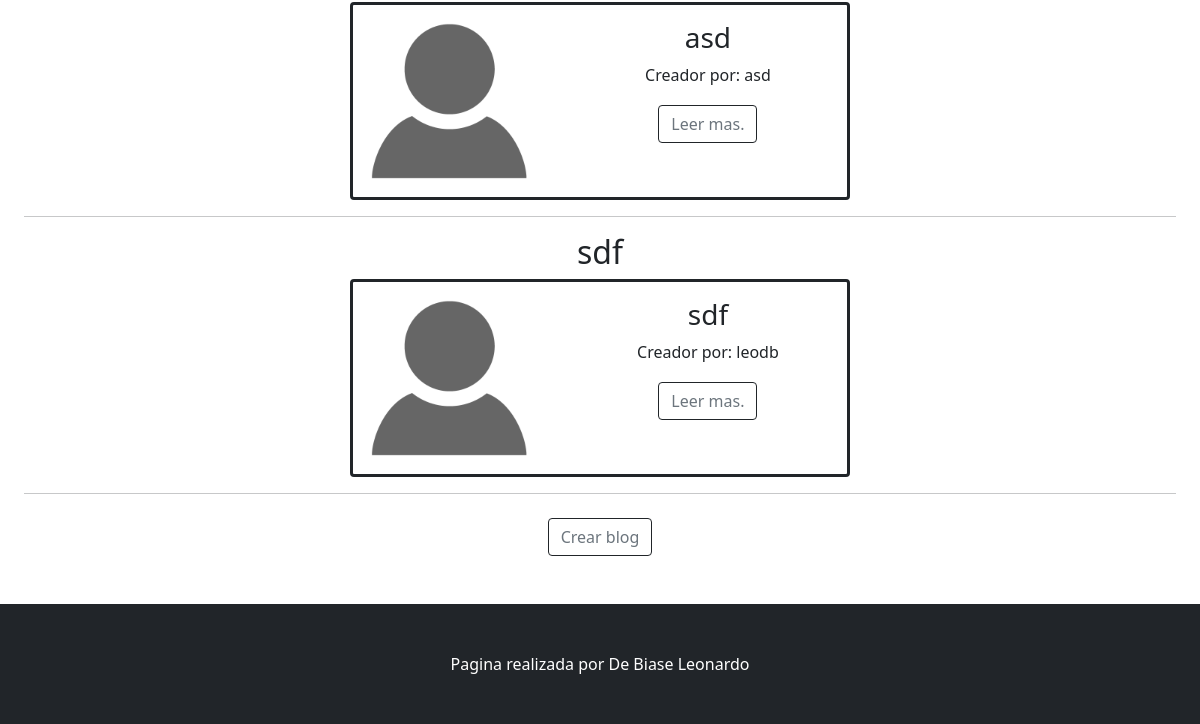
The app's page /blogs (lower part), older data.
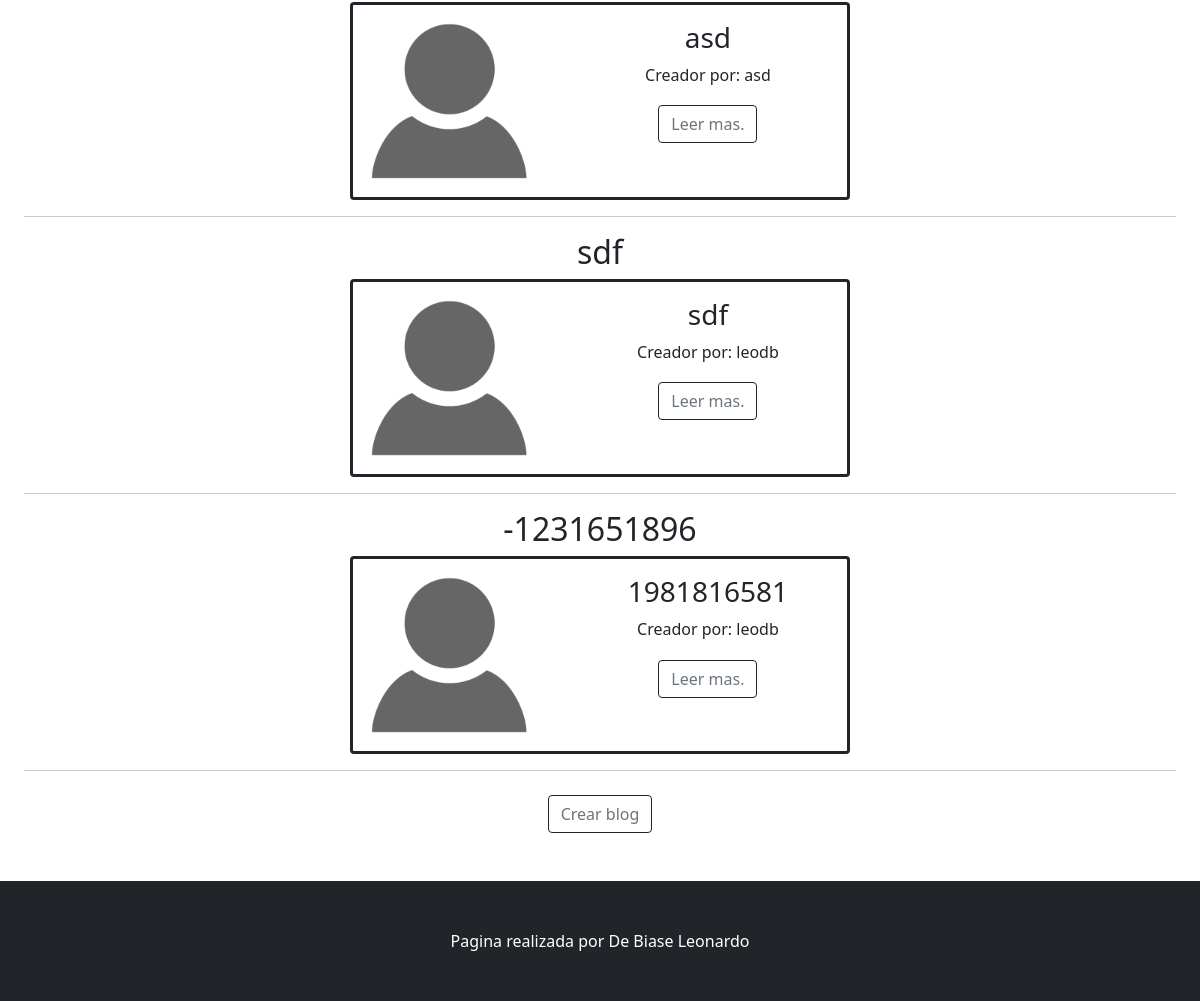
The same page, newer data.
### App/models.py (models this page shows, shortened)
class Blog(models.Model):
    titulo = models.CharField(max_length=40)
    creador = models.CharField(max_length=40,blank=True)
    contenido = RichTextField()
    creacion = models.DateField(auto_now=True)
    foto = models.ImageField(upload_to="avatars", null=True, blank = True)
    subtitulo = models.CharField(max_length=40)

### App/views.py (the view)
# urls.py: path("blogs", views.leerblogs, name="leerblogs"),
def leerblogs(request):
    avatares = Avatar.objects.filter(user_id=request.user.username)
    blogs = Blog.objects.all()
    if request.user.is_authenticated:
        if len(blogs) == 0:
            mensaje = "No hay blogs, disculpe las molestias. Para crear el primero ingrese al sigueinte link."
            return render(request, "App/noBLogs.html", {"mensaje": mensaje, "url": avatares[0].imagen.url})
        else:
            contexto = {"blogs":blogs, "url": avatares[0].imagen.url, "url2": blogs[0].foto.url}
            return render (request, "App/blogs.html", contexto)
    else:
        if len(blogs) == 0:
            mensaje = "No hay blogs, disculpe las molestias. Inicia sesion o crea una cuenta para poder escribir tu blog!"
            return render(request, "App/noBLogs.html", {"mensaje": mensaje})
        else:
            contexto = {"blogs":blogs, "url2": blogs[0].foto.url}
            return render (request, "App/blogs.html", contexto)

### App/templates/App/BLOGS.html (shortened to what this page needs)
{% extends 'App/padre.html' %}
{% load static %}
{% block cambiante %}
<div style="margin: 2%;">
{% for p in blogs %}
<div class="container bcontent  ">
    <h2>{{p.titulo}}</h2>
    <div class="card border border-3 border-dark" style="width: 500px;">
        <div class="row no-gutters">
            <div class="col-sm-5">
                <img class="card-img" src="{{url2}}" alt="Suresh Dasari Card">
            </div>
            <div class="col-sm-7">
                <div class="card-body">
                    <h3 class="card-title">{{p.subtitulo}}</h3>
                    <p class="card-text">Creador por: {{p.creador}}</p>
                    {% if request.user.is_authenticated %}
                        <div style="padding: 1%;">
                                <a class="btn btn-outline-secondary border-dark" href="{% url 'Borrarblog' p.id%}">Borrar</a>
                                <a class="btn btn-outline-secondary border-dark" href="{% url 'Editarblog' p.id%}">editar</a>
                                <a class="btn btn-outline-secondary border-dark" href="{% url 'Blogespecifico' p.id%}">Leer mas.</a>
                        </div>
                        {% else %}
                        <div style="padding: 1%;">
                                <a class="btn btn-outline-secondary border-dark" href="{% url 'Blogespecifico' p.id%}">Leer mas.</a>
                        </div>
                        {% endif %}
                </div>
            </div>
        </div>
    </div>
</div>
<hr />
{% endfor %}
</div>
<div>
<p><a class="btn btn-outline-secondary border-dark" href="{% url 'Crear' %}">Crear blog</a></p>
</div>
{% endblock cambiante %}

### App/templates/App/padre.html (shortened to what this page needs)
<!DOCTYPE html>
<html lang="en">
    <head>
        {% load static %}
        <link href="https://cdn.jsdelivr.net/npm/bootstrap@5.0.2/dist/css/bootstrap.min.css" rel="stylesheet">
        <link href="{% static 'App/css/styles.css'%}" rel="stylesheet" />
    </head>
    <body>
        <center class="mb-5">
            {% block cambiante %}
            {% endblock cambiante %}
        </center>
        <footer class="py-5 bg-dark">
            <div class="container"><p class="m-0 text-center text-white">Pagina realizada por De Biase Leonardo</p></div>
        </footer>
    </body>
</html>

Row changes from the older to the newer data that the page shows:
added Blog: titulo "-1231651896", subtitulo "1981816581", creador "leodb"
